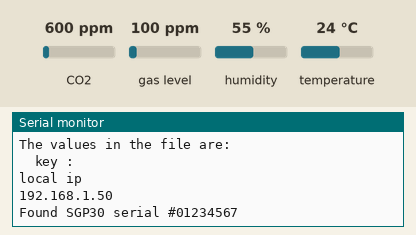
Recording of a sketch running on a simulated ESP8266 (NodeMCU). On the bench: the last lines printed to the serial monitor. Inputs (shaded band) come from the test bench; at power-on: CO2 600 ppm, humidity 55 %, gas level 100 ppm, temperature 24 °C. WiFi joins after 1.5 s; servers stay silent unless stated; storage starts empty; web services answer with replies made up by the test bench.

Above: at 2.7 s.
2.8 s: CO2 set to 452 ppm
At 8.4 s:
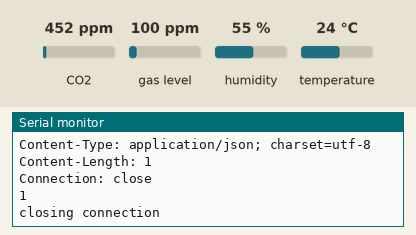
11.5 s: humidity set to 22 %
At 13.8 s:
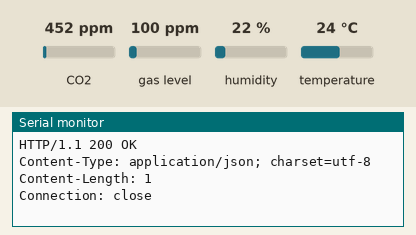
20.2 s: gas level set to 20 ppm
At 25.52 s:
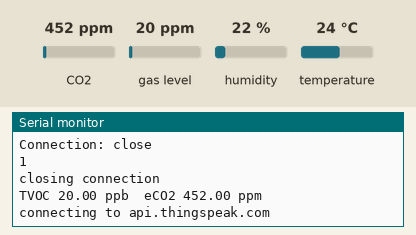
28.9 s: temperature set to 12 °C
At 33.8 s:
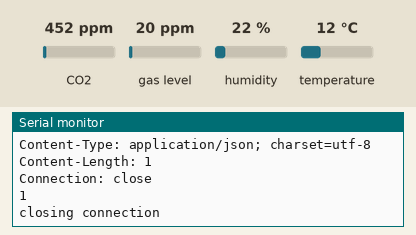
37.6 s: CO2 set to 1050 ppm
At 38.08 s:
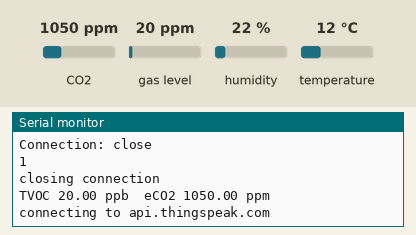
46.3 s: humidity set to 40 %
At 52.8 s:
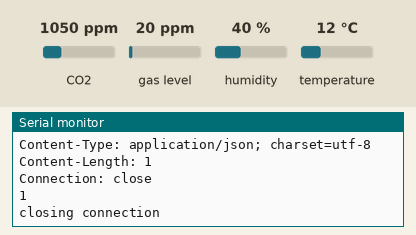
Timing chart, 0 to 54.3 s (numbered marks = the images above; inputs shaded):
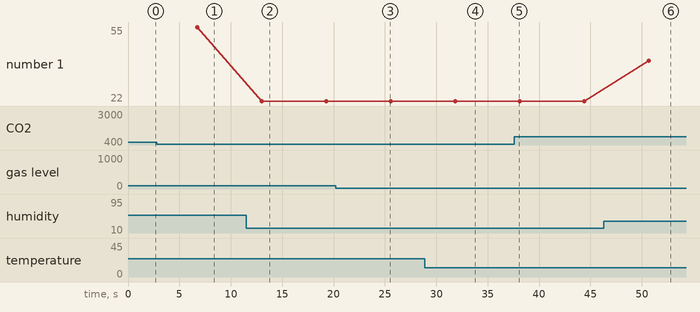

Measured:
- after the input at 2.8 s, the serial monitor: prints a new line after 3.7 s (image 1)
- after the input at 11.5 s, the serial monitor: prints a new line after 1.5 s (image 2)
- after the input at 20.2 s, the serial monitor: prints a new line after 5.2 s (image 3)
- after the input at 28.9 s, the serial monitor: prints a new line after 2.9 s (image 4)
- after the input at 37.6 s, the serial monitor: prints a new line after 0.32 s (image 5)
- after the input at 46.3 s, the serial monitor: prints a new line after 4.4 s (image 6)
- plotted number 1: 55 → 22 after the input at 11.5 s, 22 → 40 after the input at 46.3 s

The sketch:

luchtmeter-wifi.ino
```cpp
#include <Wire.h>
#include "Adafruit_SGP30.h"

Adafruit_SGP30 sgp;

struct BASELINES {
  uint16_t co2;
  uint16_t tvoc;
};

BASELINES baselines;

#include <ESP8266WiFi.h>

#include <ESP8266HTTPClient.h>

#include <WiFiClient.h>

#include <FS.h>                   //this needs to be first, or it all crashes and burns...
#include <WiFiManager.h>          //https://github.com/tzapu/WiFiManager

#ifdef ESP32
  #include <SPIFFS.h>
#endif

#include <ArduinoJson.h>          //https://github.com/bblanchon/ArduinoJson

#include <EEPROM.h>

#include "DHT.h"

#define DHTPIN 14  // d5 / GPIO14
#define DHTTYPE DHT22   // there are multiple kinds of DHT sensors

DHT dht(DHTPIN, DHTTYPE);

float humidityVal;           // humidity
float tempValC;              // temperature in degrees Celcius
float tempValF;              // temperature in degrees Fahrenheit
float heatIndexC;            // windchill in degrees Celcius
float heatIndexF;            // windchill in degrees Fahrenheit

float TVOC;
float eCO2;

//Your Domain name with URL path or IP address with path
//const char* serverName = "https://api.thingspeak.com/update";
const char* serverName = "api.thingspeak.com";

char apiKey[40];

//flag for saving data
bool shouldSaveConfig = false;

//callback notifying us of the need to save config
void saveConfigCallback () {
  Serial.println("Should save config");
  shouldSaveConfig = true;
}

WiFiClient client;

void setup() {
  // put your setup code here, to run once:
  Serial.begin(115200);

    //read configuration from FS json
  Serial.println("mounting FS...");

  if (SPIFFS.begin()) {
    Serial.println("mounted file system");
    if (SPIFFS.exists("/config1.json")) {
      //file exists, reading and loading
      Serial.println("reading config file");
      File configFile = SPIFFS.open("/config1.json", "r");
      if (configFile) {
        Serial.println("opened config file");
        size_t size = configFile.size();
        // Allocate a buffer to store contents of the file.
        std::unique_ptr<char[]> buf(new char[size]);

        configFile.readBytes(buf.get(), size);

#ifdef ARDUINOJSON_VERSION_MAJOR >= 6
        DynamicJsonDocument json(1024);
        auto deserializeError = deserializeJson(json, buf.get());
        serializeJson(json, Serial);
        if ( ! deserializeError ) {
#else
        DynamicJsonBuffer jsonBuffer;
        JsonObject& json = jsonBuffer.parseObject(buf.get());
        json.printTo(Serial);
        if (json.success()) {
#endif
          Serial.println("\nparsed json");
          strcpy(apiKey, json["apiKey"]);
        } else {
          Serial.println("failed to load json config");
        }
        configFile.close();
      }
    }
  } else {
    Serial.println("failed to mount FS");
  }
  //end read

  // The extra parameters to be configured (can be either global or just in the setup)
  // After connecting, parameter.getValue() will get you the configured value
  // id/name placeholder/prompt default length
  WiFiManagerParameter deviceId("apiKey", "Device Id", apiKey, 40);

  //WiFiManager
  //Local intialization. Once its business is done, there is no need to keep it around
  WiFiManager wifiManager;

  //set config save notify callback
  wifiManager.setSaveConfigCallback(saveConfigCallback);

  //add all your parameters here
  wifiManager.addParameter(&deviceId);

  //reset settings - for testing
  //wifiManager.resetSettings();

  if (!wifiManager.autoConnect("Air-Meter-AP", "password")) {
    Serial.println("failed to connect and hit timeout");
    delay(3000);
    //reset and try again, or maybe put it to deep sleep
    ESP.restart();
    delay(5000);
  }

  //if you get here you have connected to the WiFi
  Serial.println("connected...yeey :)");

  //read updated parameters
  strcpy(apiKey, deviceId.getValue());

  Serial.println("The values in the file are: ");
  Serial.println("\tkey : " + String(apiKey));

  //save the custom parameters to FS
  if (shouldSaveConfig) {
    Serial.println("saving config");
#ifdef ARDUINOJSON_VERSION_MAJOR >= 6
    DynamicJsonDocument json(1024);
#else
    DynamicJsonBuffer jsonBuffer;
    JsonObject& json = jsonBuffer.createObject();
#endif
    json["apiKey"] = apiKey;

    File configFile = SPIFFS.open("/config1.json", "w");
    if (!configFile) {
      Serial.println("failed to open config file for writing");
    }

#ifdef ARDUINOJSON_VERSION_MAJOR >= 6
    serializeJson(json, Serial);
    serializeJson(json, configFile);
#else
    json.printTo(Serial);
    json.printTo(configFile);
#endif
    configFile.close();
    //end save
  }

  Serial.println("local ip");
  Serial.println(WiFi.localIP());

  while (!Serial) { delay(10); }
  dht.begin(); // start with reading the DHT sensor

  if (! sgp.begin()){
    Serial.println("Sensor not found :(");
    while (1);
  }
  Serial.print("Found SGP30 serial #");
  Serial.print(sgp.serialnumber[0], HEX);
  Serial.print(sgp.serialnumber[1], HEX);
  Serial.println(sgp.serialnumber[2], HEX);

  // Calibration baselines wordt opgeslagen in EEPROM, zodat er geen calibratie van 12 uur lang hoef plaats te vinden

  // EEPROM.begin(sizeof(baselines));
  // EEPROM.get(0, baselines);
  // Serial.print("< Restauring baselines values: eCO2: 0x"); Serial.print(baselines.co2, HEX);
  // Serial.print(" & TVOC: 0x"); Serial.println(baselines.tvoc, HEX);
  // sgp.setIAQBaseline(baselines.co2, baselines.tvoc);

}

int counter = 0;
void loop() {
  if ((WiFi.status() == WL_CONNECTED)) {

    delay(5000);
    // Read humidty as Celsius (the default)
    float h = dht.readHumidity();
    // Read temperature as Celsius (the default)
    float t = dht.readTemperature();

    // Check if all values are read correctly, if not try again and exit loop()
    if (isnan(h) || isnan(t)) {
      Serial.println("Reading DHT sensor failed!");
      return;
    }
    // for calibration optional
    //uint16_t co2idx = 1;


    // keep this lines just in case

    if (! sgp.IAQmeasure()) {
      Serial.println("Measurement failed");
      return;
    }

    // set co2 and tvoc
    TVOC = sgp.TVOC;
    eCO2 = sgp.eCO2;

    Serial.print("TVOC "); Serial.print(TVOC); Serial.print(" ppb\t");
    Serial.print("eCO2 "); Serial.print(eCO2); Serial.println(" ppm");

    if (! sgp.IAQmeasureRaw()) {
      Serial.println("Raw Measurement failed");
      return;
    }

    // calibratie of co2 and tvoc
    counter++;
    if (counter == 30) {
      counter = 0;

      uint16_t TVOC_base, eCO2_base;
      if (! sgp.getIAQBaseline(&eCO2_base, &TVOC_base)) {
        Serial.println("Failed to get baseline readings");
        return;
      }
      Serial.print("****Baseline values: eCO2: 0x"); Serial.print(eCO2_base, HEX);
      Serial.print(" & TVOC: 0x"); Serial.println(TVOC_base, HEX);
    }

    // Optioneel voor calibratie

    // if (!sgp.IAQmeasure()) {
    //   Serial.println("Measurement failed");
    //   return;
    // }

    // TVOC = sgp.TVOC;
    // eCO2 = sgp.eCO2;

    // if (co2idx++ % 360 == 0) {
    //   if (!sgp.getIAQBaseline(&baselines.co2, &baselines.tvoc)) {
    //     Serial.println("Failed to get baseline readings");
    //   } else {
    //     Serial.print("> Saving baselines values: eCO2: 0x"); Serial.print(baselines.co2, HEX);
    //     Serial.print(" & TVOC: 0x"); Serial.println(baselines.tvoc, HEX);
    //     EEPROM.put(0, baselines);
    //     EEPROM.commit();
    //   }
    // }

    Serial.print("connecting to ");
    Serial.println(serverName);

    // Use WiFiClient class to create TCP connections
    WiFiClient client;
    const int httpPort = 80;
    if (!client.connect(serverName, httpPort)) {
        Serial.println("connection failed");
        return;
    }

    Serial.print("TVOC "); Serial.print(TVOC); Serial.print(" ppb\t");
    Serial.print("eCO2 "); Serial.print(eCO2); Serial.println(" ppm");
    // We now create a URI for the request
    String url = "/update";
    url += "?api_key=";
    url += apiKey;
    url += "&field1=";
    url += t;
    url += "&field2=";
    url += h;
    url += "&field3=";
    url += TVOC;
    url += "&field4=";
    url += eCO2;

    Serial.print("Requesting URL: ");
    Serial.println(url);

    // This will send the request to the server
    client.print(String("GET ") + url + " HTTP/1.1\r\n" +
                 "Host: " + serverName + "\r\n" +
                 "Connection: close\r\n\r\n");
    unsigned long timeout = millis();
    while (client.available() == 0) {
        if (millis() - timeout > 5000) {
            Serial.println(">>> Client Timeout !");
            client.stop();
            return;
        }
    }

    // Read all the lines of the reply from server and print them to Serial
    while(client.available()) {
        String line = client.readStringUntil('\r');
        Serial.print(line);
    }

    Serial.println();
    Serial.println("closing connection");

  } else {
    //USE_SERIAL.printf("[HTTP] POST... failed, error: %s\n", http.errorToString(httpCode).c_str());
    Serial.println("Geen wifi");
  }

}
```
